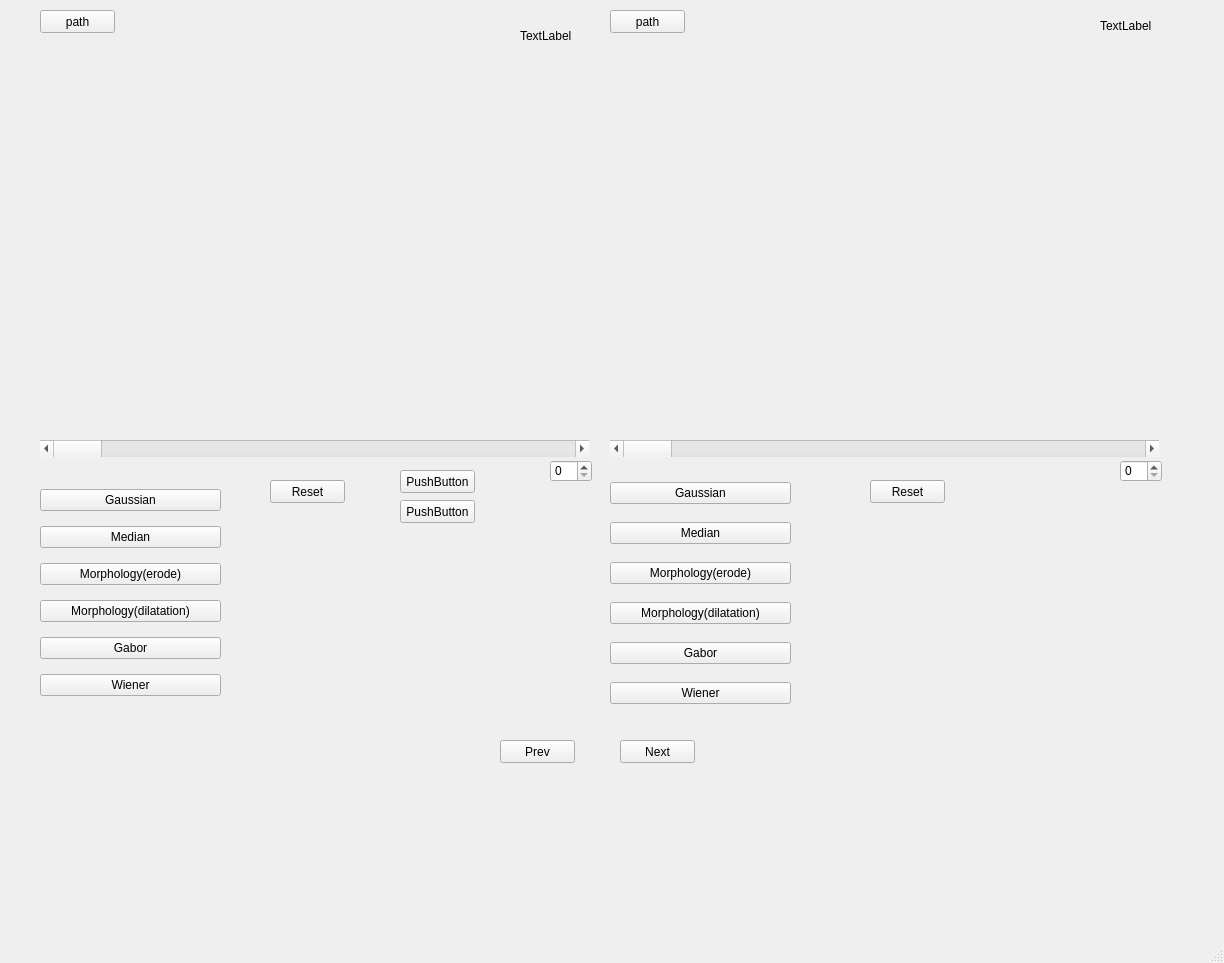
<?xml version="1.0" encoding="UTF-8"?>
<ui version="4.0">
 <class>MainWindow</class>
 <widget class="QMainWindow" name="MainWindow">
  <property name="geometry">
   <rect>
    <x>0</x>
    <y>0</y>
    <width>1224</width>
    <height>963</height>
   </rect>
  </property>
  <property name="contextMenuPolicy">
   <enum>Qt::DefaultContextMenu</enum>
  </property>
  <property name="windowTitle">
   <string>Preprocess_Tool</string>
  </property>
  <widget class="QWidget" name="centralwidget">
   <widget class="QWidget" name="gridLayoutWidget">
    <property name="geometry">
     <rect>
      <x>40</x>
      <y>480</y>
      <width>181</width>
      <height>231</height>
     </rect>
    </property>
    <layout class="QGridLayout" name="L_gridLayout">
     <item row="4" column="0">
      <widget class="QPushButton" name="L_Morphology_Erode">
       <property name="text">
        <string>Morphology(erode)</string>
       </property>
      </widget>
     </item>
     <item row="1" column="0">
      <widget class="QPushButton" name="L_Median">
       <property name="text">
        <string>Median</string>
       </property>
      </widget>
     </item>
     <item row="0" column="0">
      <widget class="QPushButton" name="L_Gaussian">
       <property name="text">
        <string>Gaussian</string>
       </property>
      </widget>
     </item>
     <item row="9" column="0">
      <widget class="QPushButton" name="L_Wiener">
       <property name="text">
        <string>Wiener</string>
       </property>
      </widget>
     </item>
     <item row="8" column="0">
      <widget class="QPushButton" name="L_Gabor">
       <property name="text">
        <string>Gabor</string>
       </property>
      </widget>
     </item>
     <item row="5" column="0">
      <widget class="QPushButton" name="L_Morphology_Dilation">
       <property name="text">
        <string>Morphology(dilatation)</string>
       </property>
      </widget>
     </item>
    </layout>
   </widget>
   <widget class="QWidget" name="gridLayoutWidget_2">
    <property name="geometry">
     <rect>
      <x>610</x>
      <y>470</y>
      <width>181</width>
      <height>247</height>
     </rect>
    </property>
    <layout class="QGridLayout" name="R_gridLayout">
     <item row="1" column="0">
      <widget class="QPushButton" name="R_Median">
       <property name="text">
        <string>Median</string>
       </property>
      </widget>
     </item>
     <item row="6" column="0">
      <widget class="QPushButton" name="R_Morphology_Dilation">
       <property name="text">
        <string>Morphology(dilatation)</string>
       </property>
      </widget>
     </item>
     <item row="7" column="0">
      <widget class="QPushButton" name="R_Gabor">
       <property name="text">
        <string>Gabor</string>
       </property>
      </widget>
     </item>
     <item row="4" column="0">
      <widget class="QPushButton" name="R_Morpholog_Erode">
       <property name="text">
        <string>Morphology(erode)</string>
       </property>
      </widget>
     </item>
     <item row="0" column="0">
      <widget class="QPushButton" name="R_Gaussian">
       <property name="text">
        <string>Gaussian</string>
       </property>
      </widget>
     </item>
     <item row="8" column="0">
      <widget class="QPushButton" name="R_Wiener">
       <property name="text">
        <string>Wiener</string>
       </property>
      </widget>
     </item>
    </layout>
   </widget>
   <widget class="QSpinBox" name="L_SpinBox">
    <property name="geometry">
     <rect>
      <x>550</x>
      <y>460</y>
      <width>42</width>
      <height>22</height>
     </rect>
    </property>
   </widget>
   <widget class="QSpinBox" name="R_SpinBox">
    <property name="geometry">
     <rect>
      <x>1120</x>
      <y>460</y>
      <width>42</width>
      <height>22</height>
     </rect>
    </property>
   </widget>
   <widget class="QPushButton" name="Prev_Show_Image">
    <property name="geometry">
     <rect>
      <x>500</x>
      <y>740</y>
      <width>75</width>
      <height>23</height>
     </rect>
    </property>
    <property name="text">
     <string>Prev</string>
    </property>
   </widget>
   <widget class="QPushButton" name="Next_Show_Image">
    <property name="geometry">
     <rect>
      <x>620</x>
      <y>740</y>
      <width>75</width>
      <height>23</height>
     </rect>
    </property>
    <property name="text">
     <string>Next</string>
    </property>
   </widget>
   <widget class="QPushButton" name="L_Reset">
    <property name="geometry">
     <rect>
      <x>270</x>
      <y>480</y>
      <width>75</width>
      <height>23</height>
     </rect>
    </property>
    <property name="text">
     <string>Reset</string>
    </property>
   </widget>
   <widget class="QPushButton" name="R_Reset">
    <property name="geometry">
     <rect>
      <x>870</x>
      <y>480</y>
      <width>75</width>
      <height>23</height>
     </rect>
    </property>
    <property name="text">
     <string>Reset</string>
    </property>
   </widget>
   <widget class="QLabel" name="L_Time">
    <property name="geometry">
     <rect>
      <x>520</x>
      <y>30</y>
      <width>56</width>
      <height>12</height>
     </rect>
    </property>
    <property name="text">
     <string>TextLabel</string>
    </property>
   </widget>
   <widget class="QLabel" name="R_Time">
    <property name="geometry">
     <rect>
      <x>1100</x>
      <y>20</y>
      <width>56</width>
      <height>12</height>
     </rect>
    </property>
    <property name="text">
     <string>TextLabel</string>
    </property>
   </widget>
   <widget class="QPushButton" name="L_path_button">
    <property name="geometry">
     <rect>
      <x>40</x>
      <y>10</y>
      <width>75</width>
      <height>23</height>
     </rect>
    </property>
    <property name="text">
     <string>path</string>
    </property>
   </widget>
   <widget class="QPushButton" name="R_path_button">
    <property name="geometry">
     <rect>
      <x>610</x>
      <y>10</y>
      <width>75</width>
      <height>23</height>
     </rect>
    </property>
    <property name="text">
     <string>path</string>
    </property>
   </widget>
   <widget class="QScrollBar" name="L_horizontalScrollBar">
    <property name="geometry">
     <rect>
      <x>40</x>
      <y>440</y>
      <width>549</width>
      <height>17</height>
     </rect>
    </property>
    <property name="orientation">
     <enum>Qt::Horizontal</enum>
    </property>
   </widget>
   <widget class="QScrollBar" name="R_horizontalScrollBar">
    <property name="geometry">
     <rect>
      <x>610</x>
      <y>440</y>
      <width>549</width>
      <height>17</height>
     </rect>
    </property>
    <property name="orientation">
     <enum>Qt::Horizontal</enum>
    </property>
   </widget>
   <widget class="QPushButton" name="pushButton">
    <property name="geometry">
     <rect>
      <x>400</x>
      <y>470</y>
      <width>75</width>
      <height>23</height>
     </rect>
    </property>
    <property name="text">
     <string>PushButton</string>
    </property>
   </widget>
   <widget class="QPushButton" name="pushButton_2">
    <property name="geometry">
     <rect>
      <x>400</x>
      <y>500</y>
      <width>75</width>
      <height>23</height>
     </rect>
    </property>
    <property name="text">
     <string>PushButton</string>
    </property>
   </widget>
  </widget>
  <widget class="QMenuBar" name="menubar">
   <property name="geometry">
    <rect>
     <x>0</x>
     <y>0</y>
     <width>1224</width>
     <height>21</height>
    </rect>
   </property>
  </widget>
  <widget class="QStatusBar" name="statusbar"/>
 </widget>
 <resources/>
 <connections/>
</ui>
